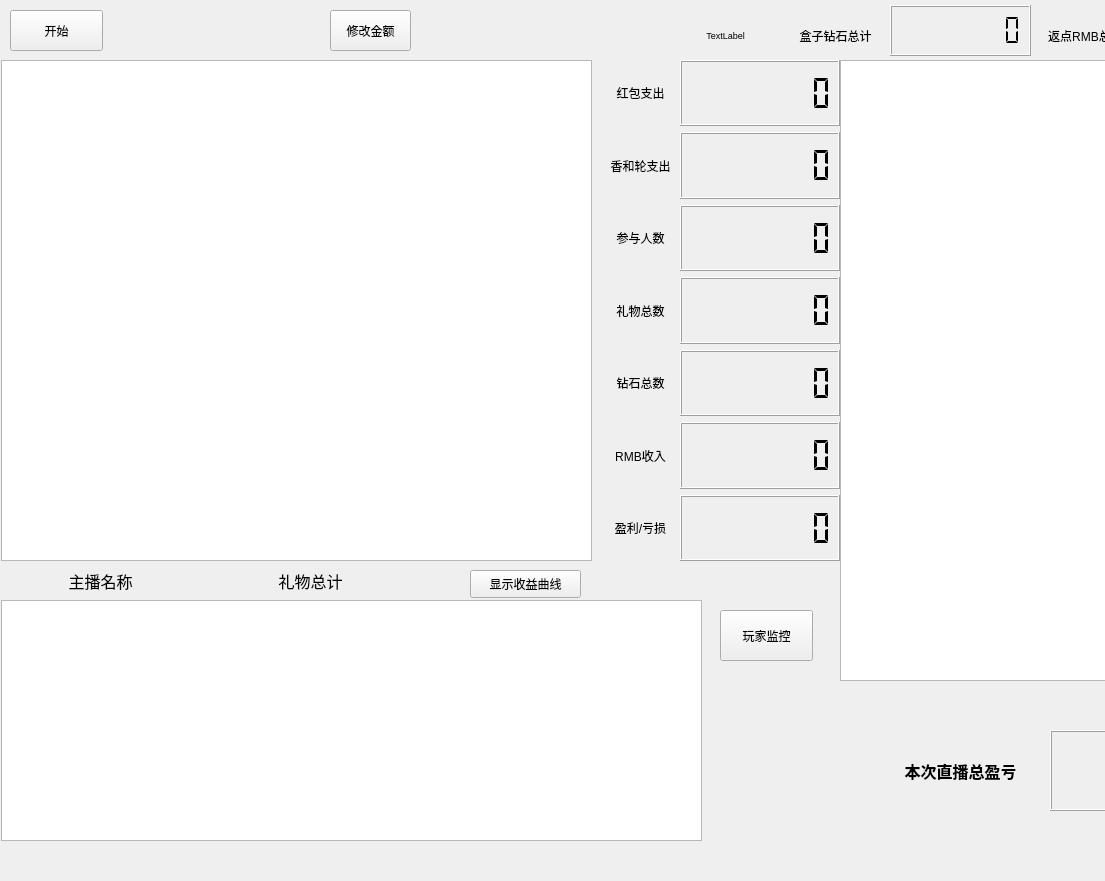
<?xml version="1.0" encoding="UTF-8"?>
<ui version="4.0">
 <class>Second_window</class>
 <widget class="QWidget" name="Second_window">
  <property name="geometry">
   <rect>
    <x>0</x>
    <y>0</y>
    <width>1105</width>
    <height>881</height>
   </rect>
  </property>
  <property name="sizePolicy">
   <sizepolicy hsizetype="Fixed" vsizetype="Fixed">
    <horstretch>0</horstretch>
    <verstretch>0</verstretch>
   </sizepolicy>
  </property>
  <property name="windowTitle">
   <string>抽奖红包统计</string>
  </property>
  <widget class="QPushButton" name="pushButton">
   <property name="geometry">
    <rect>
     <x>10</x>
     <y>10</y>
     <width>93</width>
     <height>41</height>
    </rect>
   </property>
   <property name="text">
    <string>开始</string>
   </property>
  </widget>
  <widget class="QWidget" name="verticalLayoutWidget">
   <property name="geometry">
    <rect>
     <x>680</x>
     <y>60</y>
     <width>160</width>
     <height>501</height>
    </rect>
   </property>
   <layout class="QVBoxLayout" name="verticalLayout">
    <item>
     <widget class="QLCDNumber" name="lcdNumber">
      <property name="styleSheet">
       <string notr="true"/>
      </property>
      <property name="smallDecimalPoint">
       <bool>true</bool>
      </property>
      <property name="digitCount">
       <number>7</number>
      </property>
      <property name="segmentStyle">
       <enum>QLCDNumber::Flat</enum>
      </property>
     </widget>
    </item>
    <item>
     <widget class="QLCDNumber" name="lcdNumber_8">
      <property name="smallDecimalPoint">
       <bool>true</bool>
      </property>
      <property name="digitCount">
       <number>7</number>
      </property>
      <property name="segmentStyle">
       <enum>QLCDNumber::Flat</enum>
      </property>
     </widget>
    </item>
    <item>
     <widget class="QLCDNumber" name="lcdNumber_2">
      <property name="smallDecimalPoint">
       <bool>true</bool>
      </property>
      <property name="digitCount">
       <number>7</number>
      </property>
      <property name="segmentStyle">
       <enum>QLCDNumber::Flat</enum>
      </property>
     </widget>
    </item>
    <item>
     <widget class="QLCDNumber" name="lcdNumber_3">
      <property name="smallDecimalPoint">
       <bool>true</bool>
      </property>
      <property name="digitCount">
       <number>7</number>
      </property>
      <property name="segmentStyle">
       <enum>QLCDNumber::Flat</enum>
      </property>
     </widget>
    </item>
    <item>
     <widget class="QLCDNumber" name="lcdNumber_4">
      <property name="smallDecimalPoint">
       <bool>true</bool>
      </property>
      <property name="digitCount">
       <number>7</number>
      </property>
      <property name="segmentStyle">
       <enum>QLCDNumber::Flat</enum>
      </property>
     </widget>
    </item>
    <item>
     <widget class="QLCDNumber" name="lcdNumber_5">
      <property name="styleSheet">
       <string notr="true"/>
      </property>
      <property name="smallDecimalPoint">
       <bool>true</bool>
      </property>
      <property name="digitCount">
       <number>7</number>
      </property>
      <property name="segmentStyle">
       <enum>QLCDNumber::Flat</enum>
      </property>
      <property name="value" stdset="0">
       <double>0.000000000000000</double>
      </property>
     </widget>
    </item>
    <item>
     <widget class="QLCDNumber" name="lcdNumber_6">
      <property name="smallDecimalPoint">
       <bool>true</bool>
      </property>
      <property name="digitCount">
       <number>7</number>
      </property>
      <property name="segmentStyle">
       <enum>QLCDNumber::Flat</enum>
      </property>
     </widget>
    </item>
   </layout>
  </widget>
  <widget class="QWidget" name="verticalLayoutWidget_2">
   <property name="geometry">
    <rect>
     <x>600</x>
     <y>60</y>
     <width>81</width>
     <height>501</height>
    </rect>
   </property>
   <layout class="QVBoxLayout" name="verticalLayout_2">
    <item>
     <widget class="QLabel" name="label">
      <property name="text">
       <string>红包支出</string>
      </property>
      <property name="alignment">
       <set>Qt::AlignCenter</set>
      </property>
     </widget>
    </item>
    <item>
     <widget class="QLabel" name="label_12">
      <property name="text">
       <string>香和轮支出</string>
      </property>
      <property name="alignment">
       <set>Qt::AlignCenter</set>
      </property>
     </widget>
    </item>
    <item>
     <widget class="QLabel" name="label_2">
      <property name="text">
       <string>参与人数</string>
      </property>
      <property name="alignment">
       <set>Qt::AlignCenter</set>
      </property>
     </widget>
    </item>
    <item>
     <widget class="QLabel" name="label_3">
      <property name="text">
       <string>礼物总数</string>
      </property>
      <property name="alignment">
       <set>Qt::AlignCenter</set>
      </property>
     </widget>
    </item>
    <item>
     <widget class="QLabel" name="label_4">
      <property name="text">
       <string>钻石总数</string>
      </property>
      <property name="alignment">
       <set>Qt::AlignCenter</set>
      </property>
     </widget>
    </item>
    <item>
     <widget class="QLabel" name="label_5">
      <property name="text">
       <string>RMB收入</string>
      </property>
      <property name="alignment">
       <set>Qt::AlignCenter</set>
      </property>
     </widget>
    </item>
    <item>
     <widget class="QLabel" name="label_6">
      <property name="text">
       <string>盈利/亏损</string>
      </property>
      <property name="alignment">
       <set>Qt::AlignCenter</set>
      </property>
     </widget>
    </item>
   </layout>
  </widget>
  <widget class="QLabel" name="label_8">
   <property name="geometry">
    <rect>
     <x>640</x>
     <y>20</y>
     <width>171</width>
     <height>31</height>
    </rect>
   </property>
   <property name="font">
    <font>
     <pointsize>7</pointsize>
    </font>
   </property>
   <property name="text">
    <string>TextLabel</string>
   </property>
   <property name="alignment">
    <set>Qt::AlignCenter</set>
   </property>
  </widget>
  <widget class="QTableView" name="tableView">
   <property name="geometry">
    <rect>
     <x>840</x>
     <y>60</y>
     <width>441</width>
     <height>621</height>
    </rect>
   </property>
   <property name="sizePolicy">
    <sizepolicy hsizetype="Fixed" vsizetype="Fixed">
     <horstretch>0</horstretch>
     <verstretch>0</verstretch>
    </sizepolicy>
   </property>
  </widget>
  <widget class="QLabel" name="label_10">
   <property name="geometry">
    <rect>
     <x>200</x>
     <y>570</y>
     <width>221</width>
     <height>21</height>
    </rect>
   </property>
   <property name="font">
    <font>
     <family>楷体</family>
     <pointsize>12</pointsize>
    </font>
   </property>
   <property name="text">
    <string>礼物总计</string>
   </property>
   <property name="alignment">
    <set>Qt::AlignCenter</set>
   </property>
  </widget>
  <widget class="QLCDNumber" name="lcdNumber_9">
   <property name="geometry">
    <rect>
     <x>1140</x>
     <y>5</y>
     <width>141</width>
     <height>51</height>
    </rect>
   </property>
   <property name="smallDecimalPoint">
    <bool>true</bool>
   </property>
   <property name="digitCount">
    <number>7</number>
   </property>
   <property name="segmentStyle">
    <enum>QLCDNumber::Flat</enum>
   </property>
  </widget>
  <widget class="QLCDNumber" name="lcdNumber_10">
   <property name="geometry">
    <rect>
     <x>890</x>
     <y>5</y>
     <width>141</width>
     <height>51</height>
    </rect>
   </property>
   <property name="smallDecimalPoint">
    <bool>true</bool>
   </property>
   <property name="digitCount">
    <number>7</number>
   </property>
   <property name="segmentStyle">
    <enum>QLCDNumber::Flat</enum>
   </property>
  </widget>
  <widget class="QLabel" name="label_13">
   <property name="geometry">
    <rect>
     <x>790</x>
     <y>20</y>
     <width>91</width>
     <height>31</height>
    </rect>
   </property>
   <property name="font">
    <font>
     <pointsize>9</pointsize>
    </font>
   </property>
   <property name="text">
    <string>盒子钻石总计</string>
   </property>
   <property name="alignment">
    <set>Qt::AlignCenter</set>
   </property>
  </widget>
  <widget class="QLabel" name="label_14">
   <property name="geometry">
    <rect>
     <x>1040</x>
     <y>20</y>
     <width>91</width>
     <height>31</height>
    </rect>
   </property>
   <property name="text">
    <string>返点RMB总计</string>
   </property>
   <property name="alignment">
    <set>Qt::AlignCenter</set>
   </property>
  </widget>
  <widget class="QLabel" name="label_7">
   <property name="geometry">
    <rect>
     <x>870</x>
     <y>750</y>
     <width>181</width>
     <height>41</height>
    </rect>
   </property>
   <property name="font">
    <font>
     <family>Perpetua Titling MT</family>
     <pointsize>12</pointsize>
     <weight>75</weight>
     <bold>true</bold>
    </font>
   </property>
   <property name="text">
    <string>本次直播总盈亏</string>
   </property>
   <property name="alignment">
    <set>Qt::AlignCenter</set>
   </property>
  </widget>
  <widget class="QLCDNumber" name="lcdNumber_7">
   <property name="geometry">
    <rect>
     <x>1050</x>
     <y>730</y>
     <width>231</width>
     <height>81</height>
    </rect>
   </property>
   <property name="digitCount">
    <number>8</number>
   </property>
   <property name="segmentStyle">
    <enum>QLCDNumber::Flat</enum>
   </property>
  </widget>
  <widget class="QPushButton" name="modify_price_pushButton">
   <property name="geometry">
    <rect>
     <x>330</x>
     <y>10</y>
     <width>81</width>
     <height>41</height>
    </rect>
   </property>
   <property name="text">
    <string>修改金额</string>
   </property>
  </widget>
  <widget class="QPushButton" name="pushButton_monitor_player">
   <property name="geometry">
    <rect>
     <x>720</x>
     <y>610</y>
     <width>93</width>
     <height>51</height>
    </rect>
   </property>
   <property name="text">
    <string>玩家监控</string>
   </property>
  </widget>
  <widget class="QTextBrowser" name="textBrowser">
   <property name="geometry">
    <rect>
     <x>1</x>
     <y>600</y>
     <width>701</width>
     <height>241</height>
    </rect>
   </property>
   <property name="sizePolicy">
    <sizepolicy hsizetype="Fixed" vsizetype="Fixed">
     <horstretch>0</horstretch>
     <verstretch>0</verstretch>
    </sizepolicy>
   </property>
   <property name="font">
    <font>
     <family>Courier New</family>
    </font>
   </property>
  </widget>
  <widget class="QTextBrowser" name="textBrowser_2">
   <property name="geometry">
    <rect>
     <x>1</x>
     <y>60</y>
     <width>591</width>
     <height>501</height>
    </rect>
   </property>
   <property name="sizePolicy">
    <sizepolicy hsizetype="Fixed" vsizetype="Fixed">
     <horstretch>0</horstretch>
     <verstretch>0</verstretch>
    </sizepolicy>
   </property>
   <property name="font">
    <font>
     <family>Courier New</family>
     <pointsize>8</pointsize>
    </font>
   </property>
  </widget>
  <widget class="QLabel" name="label_11">
   <property name="geometry">
    <rect>
     <x>0</x>
     <y>570</y>
     <width>201</width>
     <height>21</height>
    </rect>
   </property>
   <property name="font">
    <font>
     <family>楷体</family>
     <pointsize>12</pointsize>
    </font>
   </property>
   <property name="text">
    <string>主播名称</string>
   </property>
   <property name="alignment">
    <set>Qt::AlignCenter</set>
   </property>
  </widget>
  <widget class="QPushButton" name="pushButton_2">
   <property name="geometry">
    <rect>
     <x>470</x>
     <y>570</y>
     <width>111</width>
     <height>28</height>
    </rect>
   </property>
   <property name="text">
    <string>显示收益曲线</string>
   </property>
  </widget>
 </widget>
 <resources/>
 <connections/>
</ui>
